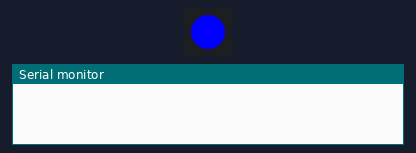
Recording of a sketch running on a simulated Arduino Uno, built with avr-gcc and run on an emulated ATmega328P. Parts: 1 RGB LEDs in strip order, left to right, the last lines printed to the serial monitor.

Above: at 0.2 s.
At 2.45 s:
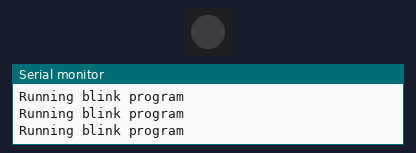
Timing chart, 0 to 3.0 s (numbered marks = the images above):
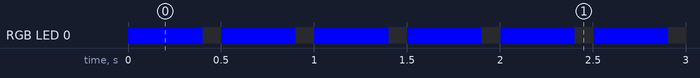

Measured:
- by itself, RGB LED 0: alternates RGB(0, 0, 255) for 0.40 s and off for 0.10 s

The sketch:

WindWorkshop1_Blink.ino
```cpp
#include <Adafruit_NeoPixel.h>

#define LED_PIN 10      // GPIO10 for NeoPixel
#define NUMPIXELS 1

Adafruit_NeoPixel pixel(NUMPIXELS, LED_PIN, NEO_GRB + NEO_KHZ800);

void setLED(uint8_t r, uint8_t g, uint8_t b) {
  pixel.setPixelColor(0, pixel.Color(g, r, b));
  pixel.show();
}

void setup() {
  Serial.begin(115200);

  pixel.begin();
  setLED(255, 0, 0);  // RED
}

void loop() {
  setLED(0, 0, 255);  // BLUE
  delay(400);
  setLED(0, 0, 0);    // OFF
  delay(100);
  Serial.println("Running blink program");
}
```
